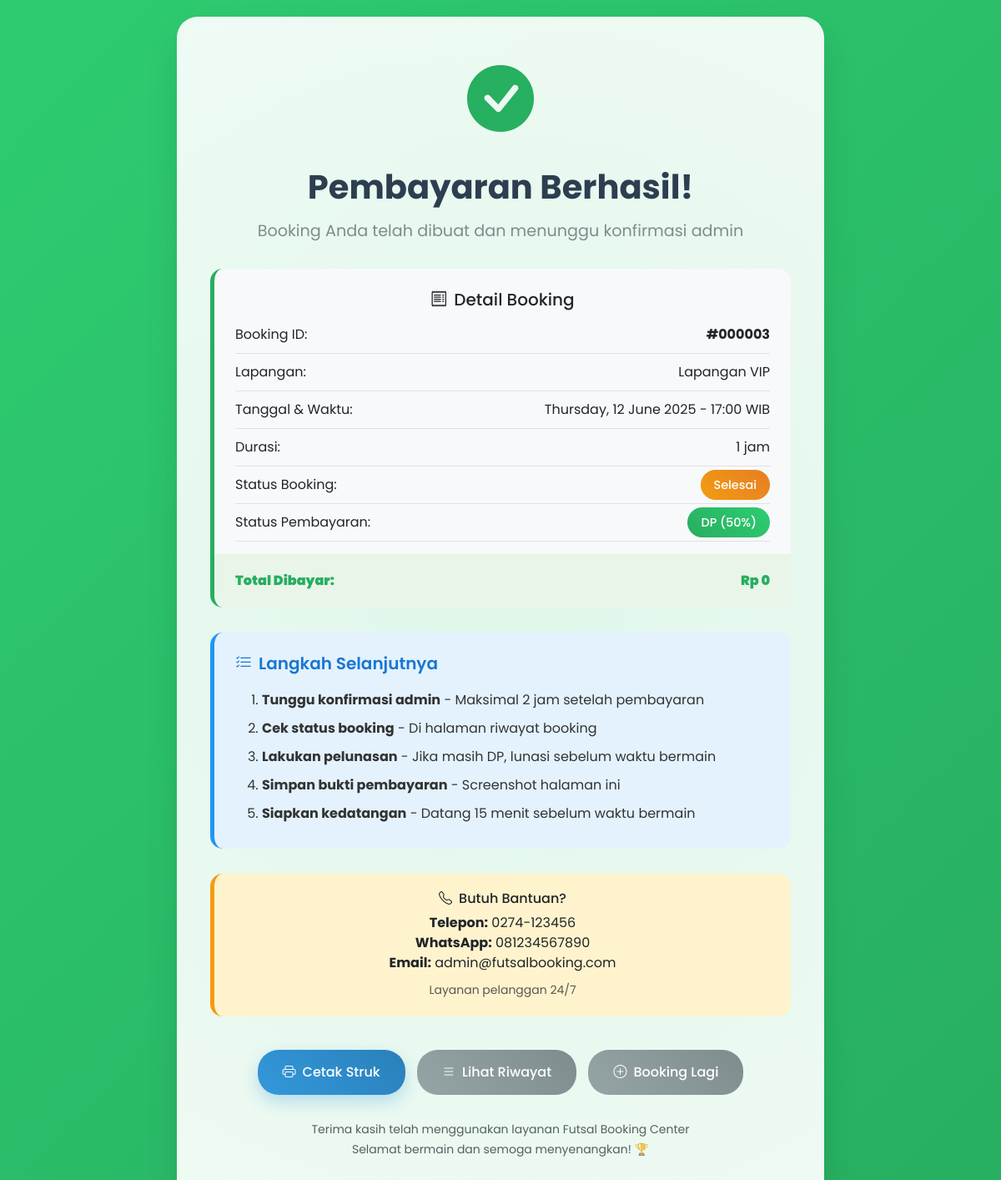
The app's page /user/payment_success.php?booking_id=3 (signed in) with its own data.
### tables this page shows
CREATE TABLE `booking` (
  `id` int(11) NOT NULL,
  `id_user` int(11) NOT NULL,
  `id_lapangan` int(11) NOT NULL,
  `tanggal` date NOT NULL,
  `jam` time NOT NULL,
  `lama_sewa` int(11) NOT NULL,
  `kontak` varchar(20) NOT NULL,
  `status` enum('pending','aktif','batal','selesai') DEFAULT 'pending',
  `status_pembayaran` enum('dp','lunas','refund') NOT NULL,
  `total_dibayar` int(11) NOT NULL,
  `total_pinalti` int(11) NOT NULL,
  `created_at` timestamp NOT NULL DEFAULT current_timestamp(),
  `updated_at` timestamp NOT NULL DEFAULT current_timestamp() ON UPDATE current_timestamp()
);

CREATE TABLE `lapangan` (
  `id` int(11) NOT NULL,
  `nama` varchar(100) NOT NULL,
  `tipe` varchar(50) NOT NULL,
  `harga` int(11) NOT NULL,
  `status` enum('tersedia','habis') DEFAULT 'tersedia',
  `gambar` varchar(255) DEFAULT NULL,
  `created_at` timestamp NOT NULL DEFAULT current_timestamp(),
  `updated_at` timestamp NOT NULL DEFAULT current_timestamp() ON UPDATE current_timestamp()
);

### user/payment_success.php (the view, shortened to what this page needs)
<?php
include('../config/database.php');
$booking_id = isset($_GET['booking_id']) ? (int)$_GET['booking_id'] : 0;
$type = isset($_GET['type']) ? sanitize_input($_GET['type']) : 'initial';
$user_id = $_SESSION['user_id'];
$query = "
    SELECT
        b.*,
        l.nama as nama_lapangan,
        l.harga,
        l.tipe,
        u.full_name,
        u.email
    FROM booking b
    JOIN lapangan l ON b.id_lapangan = l.id
    JOIN users u ON b.id_user = u.id
    WHERE b.id = $booking_id AND b.id_user = $user_id
";
$result = mysqli_query($connection, $query);
$booking = mysqli_fetch_assoc($result);
?>
<!DOCTYPE html>
<html lang="id">
<head>
    <link href="https://cdn.jsdelivr.net/npm/bootstrap@5.3.2/dist/css/bootstrap.min.css" rel="stylesheet">
    <link href="https://cdn.jsdelivr.net/npm/bootstrap-icons@1.10.0/font/bootstrap-icons.css" rel="stylesheet">
</head>
<body>
    <div class="container">
        <div class="success-card">
            <div class="success-icon">
                <i class="bi bi-check-circle-fill"></i>
            </div>
            <h1 class="success-title">
                <?php if ($type == 'completion'): ?>
                Pelunasan Berhasil!
                <?php else: ?>
                Pembayaran Berhasil!
                <?php endif; ?>
            </h1>
            <p class="success-subtitle">
                <?php if ($type == 'completion'): ?>
                Booking Anda telah lunas dan siap untuk dimainkan
                <?php else: ?>
                Booking Anda telah dibuat dan menunggu konfirmasi admin
                <?php endif; ?>
            </p>
            <div class="booking-details">
                <h5><i class="bi bi-receipt me-2"></i>Detail Booking</h5>
                <div class="detail-row">
                    <span>Booking ID:</span>
                    <span><strong>#<?php echo str_pad($booking_id, 6, '0', STR_PAD_LEFT); ?></strong></span>
                </div>
                <div class="detail-row">
                    <span>Lapangan:</span>
                    <span><?php echo htmlspecialchars($booking['nama_lapangan']); ?></span>
                </div>
                <div class="detail-row">
                    <span>Tanggal & Waktu:</span>
                    <span><?php echo date('l, d F Y - H:i', strtotime($booking['tanggal'] . ' ' . $booking['jam'])); ?> WIB</span>
                </div>
                <div class="detail-row">
                    <span>Durasi:</span>
                    <span><?php echo $booking['lama_sewa']; ?> jam</span>
                </div>
                <div class="detail-row">
                    <span>Status Booking:</span>
                    <span>
                        <span class="status-badge <?php echo ($booking['status'] == 'aktif') ? 'status-success' : 'status-pending'; ?>">
                            <?php echo ucfirst($booking['status']); ?>
                        </span>
                    </span>
                </div>
                <div class="detail-row">
                    <span>Status Pembayaran:</span>
                    <span>
                        <span class="status-badge status-success">
                            <?php echo ($booking['status_pembayaran'] == 'lunas') ? 'Lunas (100%)' : 'DP (50%)'; ?>
                        </span>
                    </span>
                </div>
                <div class="detail-row">
                    <span><strong>Total Dibayar:</strong></span>
                    <span><strong>Rp <?php echo number_format($booking['total_dibayar'], 0, ',', '.'); ?></strong></span>
                </div>
            </div>
            <div class="next-steps">
                <h5><i class="bi bi-list-check me-2"></i>Langkah Selanjutnya</h5>
                <?php if ($type == 'completion'): ?>
                <ol>
                    <li><strong>Booking Anda sudah lunas</strong> - Tidak ada pembayaran lagi</li>
                    <li><strong>Simpan bukti pembayaran</strong> - Screenshot halaman ini</li>
                    <li><strong>Datang tepat waktu</strong> - 15 menit sebelum waktu bermain</li>
                    <li><strong>Bawa identitas</strong> - KTP atau kartu identitas lainnya</li>
                    <li><strong>Siapkan perlengkapan</strong> - Sepatu futsal dan pakaian olahraga</li>
                </ol>
                <?php else: ?>
                <ol>
                    <li><strong>Tunggu konfirmasi admin</strong> - Maksimal 2 jam setelah pembayaran</li>
                    <li><strong>Cek status booking</strong> - Di halaman riwayat booking</li>
                    <li><strong>Lakukan pelunasan</strong> - Jika masih DP, lunasi sebelum waktu bermain</li>
                    <li><strong>Simpan bukti pembayaran</strong> - Screenshot halaman ini</li>
                    <li><strong>Siapkan kedatangan</strong> - Datang 15 menit sebelum waktu bermain</li>
                </ol>
                <?php endif; ?>
            </div>
            <div class="contact-info">
                <h6><i class="bi bi-telephone me-2"></i>Butuh Bantuan?</h6>
                <p class="mb-2">
                    <strong>Telepon:</strong> 0274-123456<br>
                    <strong>WhatsApp:</strong> 081234567890<br>
                    <strong>Email:</strong> admin@futsalbooking.com
                </p>
                <small class="text-muted">Layanan pelanggan 24/7</small>
            </div>
            <div class="action-buttons">
                <a href="payment_receipt.php?booking_id=<?php echo $booking_id; ?>" target="_blank" class="btn btn-primary">
                    <i class="bi bi-printer me-2"></i>Cetak Struk
                </a>
                <a href="history.php" class="btn btn-secondary">
                    <i class="bi bi-list me-2"></i>Lihat Riwayat
                </a>
                <a href="lihat_lapangan.php" class="btn btn-secondary">
                    <i class="bi bi-plus-circle me-2"></i>Booking Lagi
                </a>
            </div>
            <div class="text-center mt-4 text-muted">
                <p><small>
                    Terima kasih telah menggunakan layanan Futsal Booking Center<br>
                    Selamat bermain dan semoga menyenangkan! 🏆
                </small></p>
            </div>
        </div>
    </div>
</body>
</html>

### user/payment_success.php (style rules this page uses)
body { background: linear-gradient(135deg, rgb(46, 204, 113) 0%, rgb(39, 174, 96) 100%); font-family: 'Poppins', sans-serif; min-height: 100vh; padding: 20px; overflow-x: hidden; }
.container { max-width: 800px; margin: 0 auto; }
.success-card { background: rgba(255, 255, 255, 0.95); border-radius: 25px; padding: 40px; box-shadow: 0 20px 40px rgba(0,0,0,0.1); backdrop-filter: blur(10px); text-align: center; position: relative; overflow: hidden; }
.success-card::before { content: ''; position: absolute; top: -50%; left: -50%; width: 200%; height: 200%; background: radial-gradient(circle, rgba(46, 204, 113, 0.1) 0%, transparent 70%); animation: pulse 2s ease-in-out infinite; }
.success-icon { font-size: 5rem; color: #27ae60; margin-bottom: 20px; animation: bounceIn 1s ease-out; }
.success-title { color: #2c3e50; font-weight: 700; font-size: 2.5rem; margin-bottom: 15px; animation: slideInUp 0.8s ease-out 0.3s both; }
.success-subtitle { color: #7f8c8d; font-size: 1.2rem; margin-bottom: 30px; animation: slideInUp 0.8s ease-out 0.5s both; }
.booking-details { background: #f8f9fa; border-radius: 15px; padding: 25px; margin: 30px 0; border-left: 5px solid #27ae60; animation: slideInUp 0.8s ease-out 0.7s both; }
.detail-row { display: flex; justify-content: space-between; align-items: center; padding: 10px 0; border-bottom: 1px solid #dee2e6; }
.detail-row:last-child { border-bottom: none; background: #e8f5e8; margin: 15px -25px -25px -25px; padding: 20px 25px; border-radius: 0 0 15px 15px; font-weight: bold; color: #27ae60; }
.status-badge { padding: 8px 16px; border-radius: 20px; color: white; font-size: 0.9em; font-weight: 500; }
.status-success { background: linear-gradient(45deg, #27ae60, #2ecc71); }
.status-pending { background: linear-gradient(45deg, #f39c12, #e67e22); }
.next-steps { background: #e3f2fd; border-radius: 15px; padding: 25px; margin: 30px 0; border-left: 5px solid #2196f3; text-align: left; animation: slideInUp 0.8s ease-out 0.9s both; }
.next-steps h5 { color: #1976d2; font-weight: 600; margin-bottom: 15px; }
.next-steps ol { margin-bottom: 0; }
.next-steps li { padding: 5px 0; color: #333; }
.action-buttons { margin-top: 35px; animation: slideInUp 0.8s ease-out 1.1s both; }
.btn { padding: 15px 30px; border-radius: 25px; font-weight: 500; font-size: 1rem; transition: all 0.3s ease; border: none; margin: 5px; }
.btn-primary { background: linear-gradient(45deg, #3498db, #2980b9); box-shadow: 0 8px 20px rgba(52, 152, 219, 0.3); }
.btn-secondary { background: linear-gradient(45deg, #95a5a6, #7f8c8d); }
.contact-info { background: #fff3cd; border-radius: 15px; padding: 20px; margin: 25px 0; border-left: 5px solid #f39c12; animation: slideInUp 0.8s ease-out 1.3s both; }

### records on screen
booking: id_lapangan.nama "Lapangan VIP", tanggal+jam "Thursday, 12 June 2025 - 17:00", lama_sewa "1", status "Selesai", total_dibayar "0"

### other values on screen
str_pad($booking_id, 6, '0', STR_PAD_LEFT) "000003"
